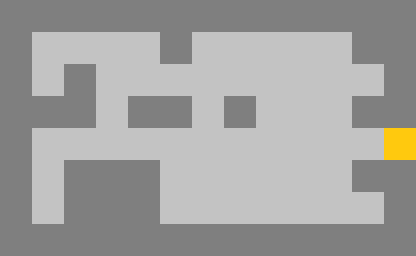

The image is a tile-based game level rendered from a .tmx file. Its description and source (layers, tilesets, objects; grid data summarised) follow:
An orthogonal 13x8 tile map with 32x32 px tiles, 1 tile layer (Ground) and 10 objects.

<map version="1.10" tiledversion="1.11.0" orientation="orthogonal" renderorder="right-down" width="13" height="8" tilewidth="32" tileheight="32" infinite="0" nextlayerid="3" nextobjectid="16">
 <tileset firstgid="1" source="tileset_duat.tsx" />
 <layer id="1" name="Ground" width="13" height="8">
  <data>[104 cells, 104 non-empty, 3 distinct tile ids]</data>
 </layer>
 <objectgroup id="2" name="GameObjects">
  <object id="3" x="32" y="192" width="32" height="32">
   <properties>
    <property name="isSpawn" type="bool" value="true" />
   </properties>
  </object>
  <object id="4" x="224" y="64" width="32" height="32">
   <properties>
    <property name="isSingleBox" type="bool" value="true" />
   </properties>
  </object>
  <object id="5" x="160" y="160" width="32" height="32">
   <properties>
    <property name="isSingleBox" type="bool" value="true" />
   </properties>
  </object>
  <object id="7" x="224" y="160" width="64" height="32">
   <properties>
    <property name="isBigBox" type="bool" value="true" />
   </properties>
  </object>
  <object id="8" x="288" y="128" width="64" height="32">
   <properties>
    <property name="isBigBox" type="bool" value="true" />
   </properties>
  </object>
  <object id="10" x="288" y="64" width="32" height="64">
   <properties>
    <property name="isBigBox" type="bool" value="true" />
   </properties>
  </object>
  <object id="11" x="224" y="128" width="32" height="32">
   <properties>
    <property name="Organ" type="int" value="1" />
   </properties>
  </object>
  <object id="12" x="96" y="64" width="32" height="32">
   <properties>
    <property name="Organ" type="int" value="0" />
   </properties>
  </object>
  <object id="14" x="352" y="128" width="32" height="32">
   <properties>
    <property name="Organ" type="int" value="2" />
   </properties>
  </object>
  <object id="15" x="384" y="128" width="32" height="32">
   <properties>
    <property name="isDropZone" type="bool" value="true" />
   </properties>
  </object>
 </objectgroup>
</map>
